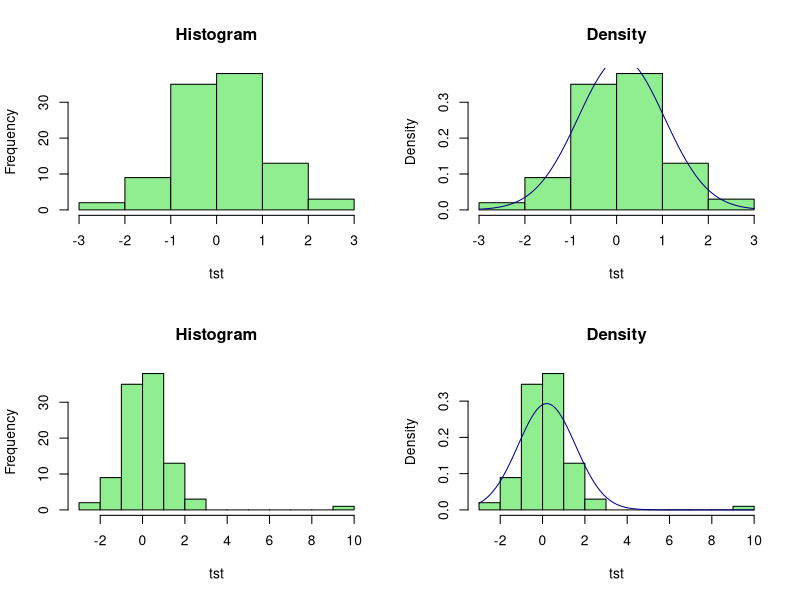

R code for this plot:
# This code is a simulation of an argument made by Rand Wilcox in his book,
# Fundamentals of Modern Statistical Methods, chapter 7 specifically.  More to
# the point, Wilcox argues that power decreases as variance increases.  That is,
# variance is incredibly sensitive to outliers.  And power, Wilcox notes, is
# "inversely related to the population variance" (p. 113).  Indeed, the curves
# of two distributions (one with and one without an outlier) look identical, as
# demonstrated in the code below.  However, the effect will be much harder to
# detect when outliers are present as the variance is higher.

opar <- par(no.readonly = TRUE)
par(mfrow = c(2, 2))

# Generate a set of 100 random numbers from a normal distribution.
tst <- rnorm(n = 100, mean = 0, sd = 1)

# Generate a histogram of the original vector.
hist(tst, breaks = seq(from = -3, to = 3, by = 1), 
          main   = "Histogram",
          xlim   = range(-3:3),
          col    = "lightgreen")

# Generate a density plot of the vector and add a curve to it.
hist(tst, freq = FALSE, 
     breaks = seq(from = -3, to = 3, by = 1),
     main   = "Density", 
     col    = "lightgreen")

curve(dnorm(x, mean = mean(tst), sd = sd(tst)), 
      add = TRUE, 
      col = "darkblue", 
      lwd = 1)
 
var(tst)              # Check variance.

tst[101] <- 10        # Add an outlier.

var(tst)              # Check variance.

# Generate a histogram of the modified vector.
hist(tst, breaks = seq(from = -3, to = 10, by = 1), 
          main   = "Histogram",
          xlim   = range(-3:10),
          col    = "lightgreen")

# Generate a density plot of the modified vector and add a curve to it.
hist(tst, freq = FALSE, 
     breaks = seq(from = -3, to = 10, by = 1),
     main   = "Density", 
     col    = "lightgreen")

curve(dnorm(x, mean = mean(tst), sd = sd(tst)), 
      add = TRUE, 
      col = "darkblue", 
      lwd = 1)

par(opar)
 
